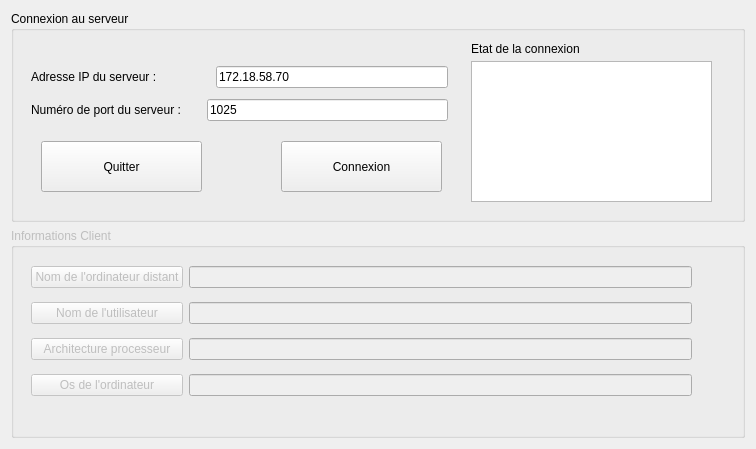
<?xml version="1.0" encoding="UTF-8"?>
<ui version="4.0">
 <class>AuditClientWidget</class>
 <widget class="QWidget" name="AuditClientWidget">
  <property name="geometry">
   <rect>
    <x>0</x>
    <y>0</y>
    <width>756</width>
    <height>449</height>
   </rect>
  </property>
  <property name="windowTitle">
   <string>AuditClientWidget</string>
  </property>
  <layout class="QGridLayout" name="gridLayout_2">
   <item row="0" column="0">
    <widget class="QGroupBox" name="groupBox">
     <property name="title">
      <string>Connexion au serveur</string>
     </property>
     <widget class="QWidget" name="layoutWidget_2">
      <property name="geometry">
       <rect>
        <x>20</x>
        <y>50</y>
        <width>417</width>
        <height>65</height>
       </rect>
      </property>
      <layout class="QGridLayout" name="gridLayout">
       <item row="0" column="0">
        <layout class="QHBoxLayout" name="horizontalLayout">
         <item>
          <widget class="QLabel" name="label_2">
           <property name="text">
            <string>Adresse IP du serveur :</string>
           </property>
          </widget>
         </item>
         <item>
          <spacer name="horizontalSpacer_2">
           <property name="orientation">
            <enum>Qt::Horizontal</enum>
           </property>
           <property name="sizeType">
            <enum>QSizePolicy::Fixed</enum>
           </property>
           <property name="sizeHint" stdset="0">
            <size>
             <width>53</width>
             <height>20</height>
            </size>
           </property>
          </spacer>
         </item>
         <item>
          <widget class="QLineEdit" name="lineEditAdresseIP">
           <property name="text">
            <string>172.18.58.70</string>
           </property>
          </widget>
         </item>
        </layout>
       </item>
       <item row="1" column="0">
        <layout class="QHBoxLayout" name="horizontalLayout_2">
         <item>
          <widget class="QLabel" name="label_4">
           <property name="text">
            <string>Numéro de port du serveur :</string>
           </property>
          </widget>
         </item>
         <item>
          <spacer name="horizontalSpacer">
           <property name="orientation">
            <enum>Qt::Horizontal</enum>
           </property>
           <property name="sizeType">
            <enum>QSizePolicy::Fixed</enum>
           </property>
           <property name="sizeHint" stdset="0">
            <size>
             <width>20</width>
             <height>20</height>
            </size>
           </property>
          </spacer>
         </item>
         <item>
          <widget class="QLineEdit" name="lineEditPort">
           <property name="text">
            <string>1025</string>
           </property>
          </widget>
         </item>
        </layout>
       </item>
      </layout>
     </widget>
     <widget class="QPushButton" name="pushButtonConnexion">
      <property name="geometry">
       <rect>
        <x>270</x>
        <y>130</y>
        <width>161</width>
        <height>51</height>
       </rect>
      </property>
      <property name="text">
       <string>Connexion</string>
      </property>
     </widget>
     <widget class="QPushButton" name="pushButtonQuitter">
      <property name="enabled">
       <bool>true</bool>
      </property>
      <property name="geometry">
       <rect>
        <x>30</x>
        <y>130</y>
        <width>161</width>
        <height>51</height>
       </rect>
      </property>
      <property name="text">
       <string>Quitter</string>
      </property>
     </widget>
     <widget class="QLabel" name="label_5">
      <property name="geometry">
       <rect>
        <x>460</x>
        <y>30</y>
        <width>121</width>
        <height>16</height>
       </rect>
      </property>
      <property name="text">
       <string>Etat de la connexion</string>
      </property>
     </widget>
     <widget class="QTextEdit" name="textEditEtat">
      <property name="geometry">
       <rect>
        <x>460</x>
        <y>50</y>
        <width>241</width>
        <height>141</height>
       </rect>
      </property>
     </widget>
    </widget>
   </item>
   <item row="1" column="0">
    <widget class="QGroupBox" name="groupBoxInformationsClient">
     <property name="enabled">
      <bool>false</bool>
     </property>
     <property name="title">
      <string>Informations Client</string>
     </property>
     <widget class="QWidget" name="layoutWidget">
      <property name="geometry">
       <rect>
        <x>20</x>
        <y>30</y>
        <width>661</width>
        <height>147</height>
       </rect>
      </property>
      <layout class="QHBoxLayout" name="horizontalLayout_3">
       <item>
        <layout class="QVBoxLayout" name="verticalLayout">
         <item>
          <widget class="QPushButton" name="pushButtonOrdinateur">
           <property name="text">
            <string>Nom de l'ordinateur distant</string>
           </property>
          </widget>
         </item>
         <item>
          <widget class="QPushButton" name="pushButtonUtilisateur">
           <property name="text">
            <string>Nom de l'utilisateur</string>
           </property>
          </widget>
         </item>
         <item>
          <widget class="QPushButton" name="pushButtonArchitecture">
           <property name="text">
            <string>Architecture processeur</string>
           </property>
          </widget>
         </item>
         <item>
          <widget class="QPushButton" name="pushButtonOS">
           <property name="text">
            <string>Os de l'ordinateur</string>
           </property>
          </widget>
         </item>
        </layout>
       </item>
       <item>
        <layout class="QVBoxLayout" name="verticalLayout_2">
         <item>
          <widget class="QLineEdit" name="lineEditOrdinateur"/>
         </item>
         <item>
          <widget class="QLineEdit" name="lineEditUtilisateur"/>
         </item>
         <item>
          <widget class="QLineEdit" name="lineEditArchitecture"/>
         </item>
         <item>
          <widget class="QLineEdit" name="lineEditOS"/>
         </item>
        </layout>
       </item>
      </layout>
     </widget>
    </widget>
   </item>
  </layout>
 </widget>
 <resources/>
 <connections>
  <connection>
   <sender>pushButtonQuitter</sender>
   <signal>clicked()</signal>
   <receiver>AuditClientWidget</receiver>
   <slot>close()</slot>
   <hints>
    <hint type="sourcelabel">
     <x>131</x>
     <y>156</y>
    </hint>
    <hint type="destinationlabel">
     <x>752</x>
     <y>231</y>
    </hint>
   </hints>
  </connection>
 </connections>
</ui>
